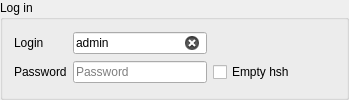
             <widget class="QGroupBox" name="groupBox">
              <property name="sizePolicy">
               <sizepolicy hsizetype="Expanding" vsizetype="Preferred">
                <horstretch>0</horstretch>
                <verstretch>0</verstretch>
               </sizepolicy>
              </property>
              <property name="title">
               <string>Log in</string>
              </property>
              <layout class="QGridLayout" name="gridLayout_2">
               <item row="1" column="1">
                <widget class="QLineEdit" name="lePasswd">
                 <property name="text">
                  <string/>
                 </property>
                 <property name="echoMode">
                  <enum>QLineEdit::Normal</enum>
                 </property>
                 <property name="placeholderText">
                  <string>Password</string>
                 </property>
                 <property name="clearButtonEnabled">
                  <bool>true</bool>
                 </property>
                </widget>
               </item>
               <item row="0" column="1">
                <widget class="QLineEdit" name="leLogin">
                 <property name="text">
                  <string>admin</string>
                 </property>
                 <property name="placeholderText">
                  <string>Login</string>
                 </property>
                 <property name="clearButtonEnabled">
                  <bool>true</bool>
                 </property>
                </widget>
               </item>
               <item row="1" column="3">
                <spacer name="horizontalSpacer_3">
                 <property name="orientation">
                  <enum>Qt::Horizontal</enum>
                 </property>
                 <property name="sizeHint" stdset="0">
                  <size>
                   <width>40</width>
                   <height>20</height>
                  </size>
                 </property>
                </spacer>
               </item>
               <item row="0" column="0">
                <widget class="QLabel" name="label">
                 <property name="text">
                  <string>Login</string>
                 </property>
                </widget>
               </item>
               <item row="1" column="0">
                <widget class="QLabel" name="label_2">
                 <property name="text">
                  <string>Password</string>
                 </property>
                </widget>
               </item>
               <item row="1" column="2">
                <widget class="QCheckBox" name="cbEmptyHsh">
                 <property name="text">
                  <string>Empty hsh</string>
                 </property>
                </widget>
               </item>
              </layout>
             </widget>
